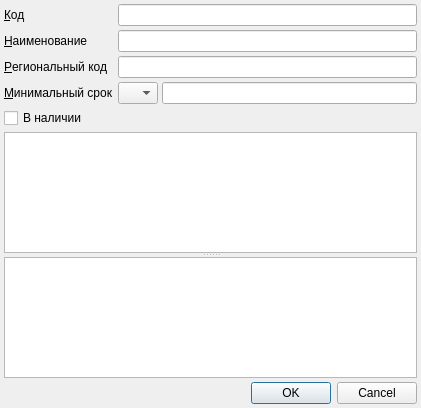
<?xml version="1.0" encoding="UTF-8"?>
<ui version="4.0">
 <class>RBInfectionEditor</class>
 <widget class="QDialog" name="RBInfectionEditor">
  <property name="geometry">
   <rect>
    <x>0</x>
    <y>0</y>
    <width>421</width>
    <height>408</height>
   </rect>
  </property>
  <property name="windowTitle">
   <string>Dialog</string>
  </property>
  <layout class="QGridLayout" name="gridLayout">
   <property name="leftMargin">
    <number>4</number>
   </property>
   <property name="topMargin">
    <number>4</number>
   </property>
   <property name="rightMargin">
    <number>4</number>
   </property>
   <property name="bottomMargin">
    <number>4</number>
   </property>
   <property name="spacing">
    <number>4</number>
   </property>
   <item row="1" column="0">
    <widget class="QLabel" name="lblName">
     <property name="sizePolicy">
      <sizepolicy hsizetype="Maximum" vsizetype="Preferred">
       <horstretch>0</horstretch>
       <verstretch>0</verstretch>
      </sizepolicy>
     </property>
     <property name="text">
      <string>&amp;Наименование</string>
     </property>
     <property name="buddy">
      <cstring>edtName</cstring>
     </property>
    </widget>
   </item>
   <item row="0" column="1" colspan="2">
    <widget class="QLineEdit" name="edtCode"/>
   </item>
   <item row="0" column="0">
    <widget class="QLabel" name="lblCode">
     <property name="sizePolicy">
      <sizepolicy hsizetype="Maximum" vsizetype="Preferred">
       <horstretch>0</horstretch>
       <verstretch>0</verstretch>
      </sizepolicy>
     </property>
     <property name="text">
      <string>&amp;Код</string>
     </property>
     <property name="buddy">
      <cstring>edtCode</cstring>
     </property>
    </widget>
   </item>
   <item row="1" column="1" colspan="2">
    <widget class="QLineEdit" name="edtName"/>
   </item>
   <item row="2" column="1" colspan="2">
    <widget class="QLineEdit" name="edtRegionalCode"/>
   </item>
   <item row="2" column="0">
    <widget class="QLabel" name="lblRegionalCode">
     <property name="sizePolicy">
      <sizepolicy hsizetype="Maximum" vsizetype="Preferred">
       <horstretch>0</horstretch>
       <verstretch>0</verstretch>
      </sizepolicy>
     </property>
     <property name="text">
      <string>&amp;Региональный код</string>
     </property>
     <property name="buddy">
      <cstring>edtRegionalCode</cstring>
     </property>
    </widget>
   </item>
   <item row="3" column="0">
    <widget class="QLabel" name="lblMinimumTerm">
     <property name="sizePolicy">
      <sizepolicy hsizetype="Maximum" vsizetype="Preferred">
       <horstretch>0</horstretch>
       <verstretch>0</verstretch>
      </sizepolicy>
     </property>
     <property name="text">
      <string>&amp;Минимальный срок</string>
     </property>
     <property name="buddy">
      <cstring>cmbMinimumTermUnit</cstring>
     </property>
    </widget>
   </item>
   <item row="3" column="1">
    <widget class="QComboBox" name="cmbMinimumTermUnit">
     <property name="sizePolicy">
      <sizepolicy hsizetype="Maximum" vsizetype="Fixed">
       <horstretch>0</horstretch>
       <verstretch>0</verstretch>
      </sizepolicy>
     </property>
     <item>
      <property name="text">
       <string/>
      </property>
     </item>
     <item>
      <property name="text">
       <string>Д</string>
      </property>
     </item>
     <item>
      <property name="text">
       <string>Н</string>
      </property>
     </item>
     <item>
      <property name="text">
       <string>М</string>
      </property>
     </item>
     <item>
      <property name="text">
       <string>Г</string>
      </property>
     </item>
    </widget>
   </item>
   <item row="3" column="2">
    <widget class="QLineEdit" name="edtMinimumTermCount">
     <property name="inputMask">
      <string/>
     </property>
     <property name="maxLength">
      <number>32767</number>
     </property>
    </widget>
   </item>
   <item row="8" column="0" colspan="3">
    <widget class="QDialogButtonBox" name="buttonBox">
     <property name="orientation">
      <enum>Qt::Horizontal</enum>
     </property>
     <property name="standardButtons">
      <set>QDialogButtonBox::Cancel|QDialogButtonBox::Ok</set>
     </property>
    </widget>
   </item>
   <item row="7" column="0" colspan="3">
    <widget class="QSplitter" name="splitter">
     <property name="orientation">
      <enum>Qt::Vertical</enum>
     </property>
     <property name="childrenCollapsible">
      <bool>false</bool>
     </property>
     <widget class="QWidget" name="pnlView" native="true">
      <layout class="QVBoxLayout" name="verticalLayout">
       <property name="spacing">
        <number>0</number>
       </property>
       <property name="leftMargin">
        <number>0</number>
       </property>
       <property name="topMargin">
        <number>0</number>
       </property>
       <property name="rightMargin">
        <number>0</number>
       </property>
       <property name="bottomMargin">
        <number>0</number>
       </property>
       <item>
        <widget class="CInDocTableView" name="tblInfectionVaccines"/>
       </item>
      </layout>
     </widget>
     <widget class="QWidget" name="pnlInfectionMiminumTerms" native="true">
      <layout class="QVBoxLayout" name="verticalLayout_2">
       <property name="spacing">
        <number>0</number>
       </property>
       <property name="leftMargin">
        <number>0</number>
       </property>
       <property name="topMargin">
        <number>0</number>
       </property>
       <property name="rightMargin">
        <number>0</number>
       </property>
       <property name="bottomMargin">
        <number>0</number>
       </property>
       <item>
        <widget class="CInDocTableView" name="tblInfectionMinimumTerms"/>
       </item>
      </layout>
     </widget>
    </widget>
   </item>
   <item row="5" column="0" colspan="3">
    <widget class="QCheckBox" name="chkAvailable">
     <property name="text">
      <string>В наличии</string>
     </property>
    </widget>
   </item>
  </layout>
 </widget>
 <customwidgets>
  <customwidget>
   <class>CInDocTableView</class>
   <extends>QTableView</extends>
   <header>library/InDocTable.h</header>
  </customwidget>
 </customwidgets>
 <tabstops>
  <tabstop>edtCode</tabstop>
  <tabstop>edtName</tabstop>
  <tabstop>edtRegionalCode</tabstop>
  <tabstop>cmbMinimumTermUnit</tabstop>
  <tabstop>edtMinimumTermCount</tabstop>
  <tabstop>tblInfectionVaccines</tabstop>
  <tabstop>tblInfectionMinimumTerms</tabstop>
  <tabstop>buttonBox</tabstop>
 </tabstops>
 <resources/>
 <connections>
  <connection>
   <sender>buttonBox</sender>
   <signal>accepted()</signal>
   <receiver>RBInfectionEditor</receiver>
   <slot>accept()</slot>
   <hints>
    <hint type="sourcelabel">
     <x>248</x>
     <y>254</y>
    </hint>
    <hint type="destinationlabel">
     <x>157</x>
     <y>274</y>
    </hint>
   </hints>
  </connection>
  <connection>
   <sender>buttonBox</sender>
   <signal>rejected()</signal>
   <receiver>RBInfectionEditor</receiver>
   <slot>reject()</slot>
   <hints>
    <hint type="sourcelabel">
     <x>316</x>
     <y>260</y>
    </hint>
    <hint type="destinationlabel">
     <x>286</x>
     <y>274</y>
    </hint>
   </hints>
  </connection>
 </connections>
</ui>
